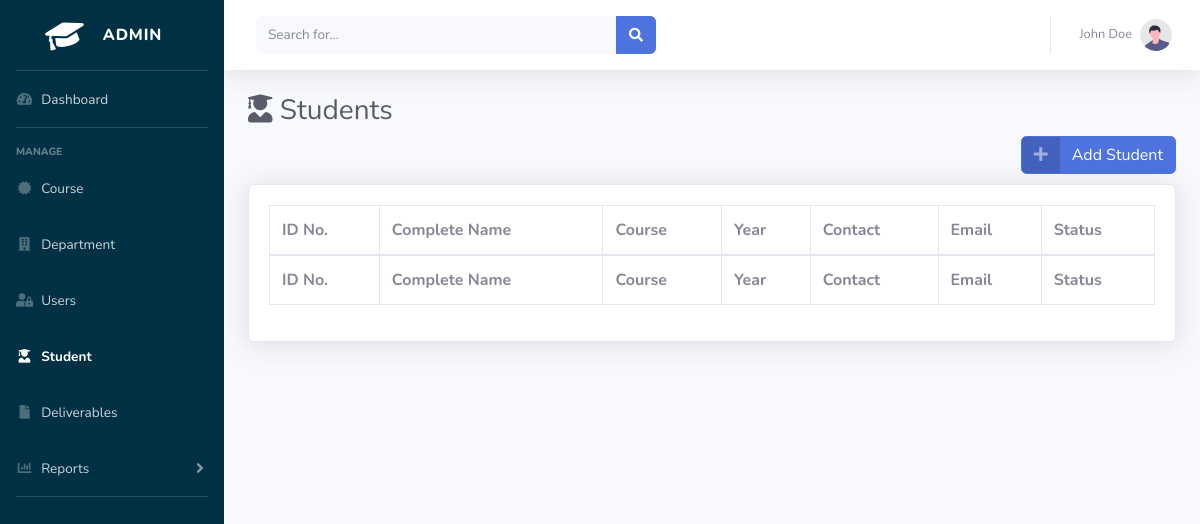
The app's page /admin/student.php, older data.
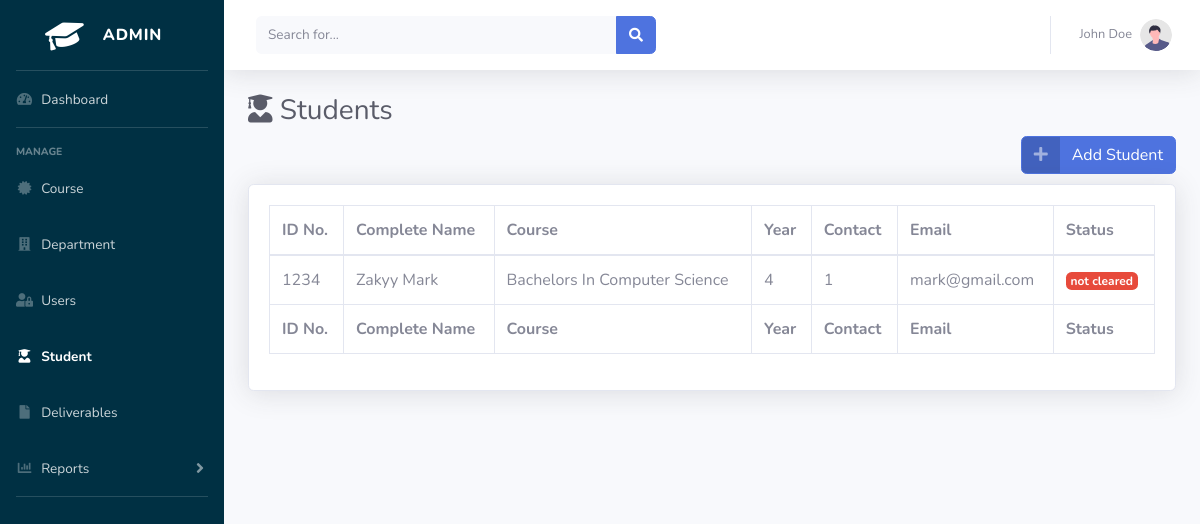
The same page, newer data.
### tables this page shows
CREATE TABLE `tbl_student` (
  `student_id` int(11) NOT NULL,
  `student_id_number` varchar(15) NOT NULL,
  `last_name` varchar(30) NOT NULL,
  `first_name` varchar(30) NOT NULL,
  `middle_name` varchar(30) NOT NULL,
  `course_id` int(11) NOT NULL,
  `year_level` int(1) NOT NULL,
  `contact` varchar(15) NOT NULL,
  `email_address` varchar(50) NOT NULL,
  `username` varchar(30) NOT NULL,
  `password` text NOT NULL,
  `account_status` int(1) NOT NULL,
  `user_id` int(11) NOT NULL
);

CREATE TABLE `tbl_course` (
  `course_id` int(11) NOT NULL,
  `course_code` varchar(15) NOT NULL,
  `course_description` varchar(200) NOT NULL
);

### admin/student.php (the view, shortened to what the changed rows need)
<?php
include('../shared/connection.php');
?>
<!DOCTYPE html>
<html lang="en">
<head>
    <link href="../assets/vendor/fontawesome-free/css/all.min.css" rel="stylesheet" type="text/css">
    <link href="../assets/css/sb-admin-2.min.css" rel="stylesheet">
</head>
<body id="page-top">
    <div id="wrapper" style="background-color: #003043">
        <div id="content-wrapper" class="d-flex flex-column">
            <div id="content">
                <div class="container-fluid">
                    <h1 class="h3 mb-2 text-gray-800"><i class="fas fa-user-graduate"></i> Students</h1>
                                    <br><br>
                    <div class="card shadow mb-4">
                        <div class="card-body">
                            <div class="table-responsive">
                                <table class="table table-bordered" id="dataTable" width="100%" cellspacing="0">
                                    <thead>
                                        <tr>
                                            <th>ID No.</th>
                                            <th>Complete Name</th>
                                            <th>Course</th>
                                            <th>Year</th>
                                            <th>Contact</th>
                                            <th>Email</th>
                                            <th>Status</th>
                                        </tr>
                                    </thead>
                                    <tfoot>
                                        <tr>
                                            <th>ID No.</th>
                                            <th>Complete Name</th>
                                            <th>Course</th>
                                            <th>Year</th>
                                            <th>Contact</th>
                                            <th>Email</th>
                                            <th>Status</th>
                                        </tr>
                                    </tfoot>
                                    <tbody>
                                    <?php
                                        $sql = "SELECT * FROM `tbl_student`  \n"
                                            . "ORDER BY `tbl_student`.`student_id` ASC;";
                                        $records=mysqli_query($con,$sql);
                                        while($student=mysqli_fetch_assoc($records)){
                                            $id_number = $student['student_id_number'];
                                            $first_name = $student['first_name'] ;
                                            $last_name = $student['last_name'] ;
                                            $full_names = "$first_name $last_name";
                                            $year_level = $student['year_level'];
                                            $contact = $student['contact'];
                                            $email_address = $student['email_address'];
                                            $student_course = $student['course_id'];
                                            $sql="SELECT * FROM tbl_course WHERE course_id=$student_course";
                                            $course_records=mysqli_query($con,$sql);
                                            $course_info=mysqli_fetch_assoc($course_records);
                                            $course_name = $course_info['course_description'];
                                            echo"<tr>
                                            <td>$id_number</td>
                                            <td>$full_names</td>
                                            <td>$course_name</td>
                                            <td>$year_level</td>
                                            <td>$contact</td>
                                            <td>$email_address</td>
                                            <td>";
                                            $status = $student['account_status'];
                                            if ($status == 1){
                                                echo "<span class='badge bg-success text-white'>cleared</span>";
                                            }
                                            else{
                                                echo "<span class='badge bg-danger text-white'>not cleared</span>";
                                            };
                                            echo"
                                            </td>
                                            </tr>";
                                        }
                                        ?>
                                    </tbody>
                                </table>
                            </div>
                        </div>
                    </div>
                </div>
            </div>
        </div>
    </div>
</body>
</html>

Row changes from the older to the newer data that the page shows:
added tbl_student: student_id_number "1234", full_names "Zakyy Mark", course.course_description "Bachelors In Computer Science", year_level "4", contact "1", email_address "mark@gmail.com", account_status "not cleared"
